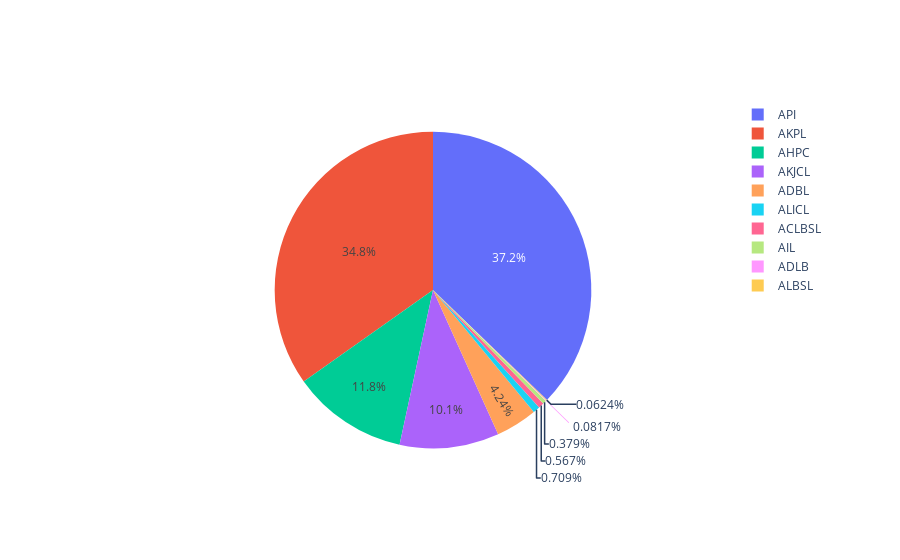

Notebook source saved alongside this figure:
### Code cell
import plotly.graph_objects as go

# pull is given as a fraction of the pie radius
fig = go.Figure(data=[go.Pie(labels=df['Symbol'][0:10], values=volumes, pull=[0, 0, 0.2, 0])])
fig.show()

### Figure 1 — Plotly figure (JSON) as saved in the notebook; plotly's stock layout.template omitted (floating-point values rounded to 4 significant figures)
{"data": [{"labels": ["ACLBSL", "ADBL", "ADLB", "AHPC", "AIL", "AKJCL", "AKPL", "ALBSL", "ALICL", "API"], "pull": [0, 0, 0.2, 0], "type": "pie", "values": [763, 5705, 110, 15906, 510, 13653, 46856, 84, 954, 50109]}], "layout": {}}
